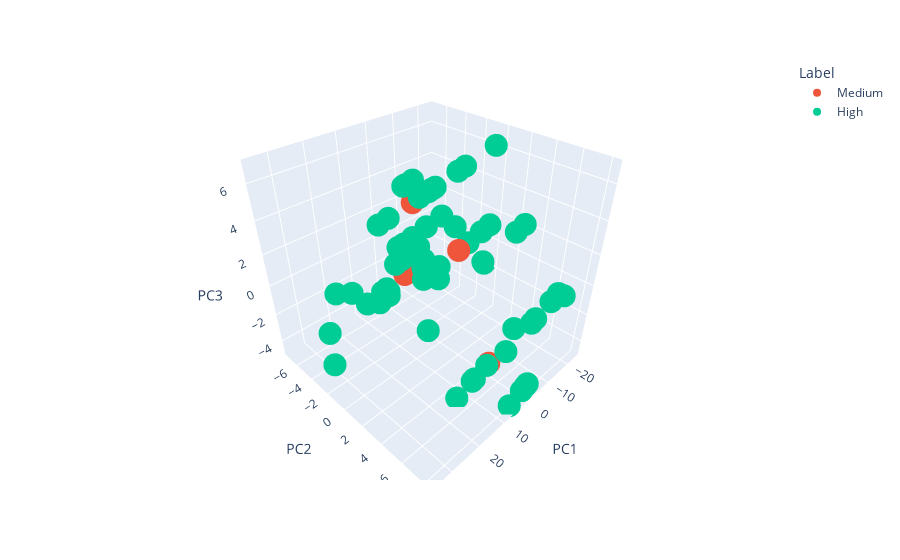

The notebook cell this image was saved under:
### Code cell
plot_PCA_3D(pc_df, pca)

### Figure 1 — Plotly figure (JSON) as saved in the notebook; plotly's stock layout.template omitted (floating-point values rounded to 4 significant figures; data arrays with more than 128 entries replaced by an {"elided": "..."} marker saying what was removed)
{"data": [{"hovertemplate": "Label=Medium<br>PC1=%{x}<br>PC2=%{y}<br>PC3=%{z}<extra></extra>", "legendgroup": "Medium", "marker": {"color": "#EF553B", "symbol": "circle"}, "mode": "markers", "name": "Medium", "scene": "scene", "showlegend": true, "type": "scatter3d", "x": {"elided": "238 float values"}, "y": {"elided": "238 float values"}, "z": {"elided": "238 float values"}}, {"hovertemplate": "Label=High<br>PC1=%{x}<br>PC2=%{y}<br>PC3=%{z}<extra></extra>", "legendgroup": "High", "marker": {"color": "#00cc96", "symbol": "circle"}, "mode": "markers", "name": "High", "scene": "scene", "showlegend": true, "type": "scatter3d", "x": {"elided": "247 float values"}, "y": {"elided": "247 float values"}, "z": {"elided": "247 float values"}}], "layout": {"legend": {"title": {"text": "Label"}, "tracegroupgap": 0}, "margin": {"t": 60}, "scene": {"domain": {"x": [0, 1], "y": [0, 1]}, "xaxis": {"title": {"text": "PC1"}}, "yaxis": {"title": {"text": "PC2"}}, "zaxis": {"title": {"text": "PC3"}}}, "showlegend": true}}
